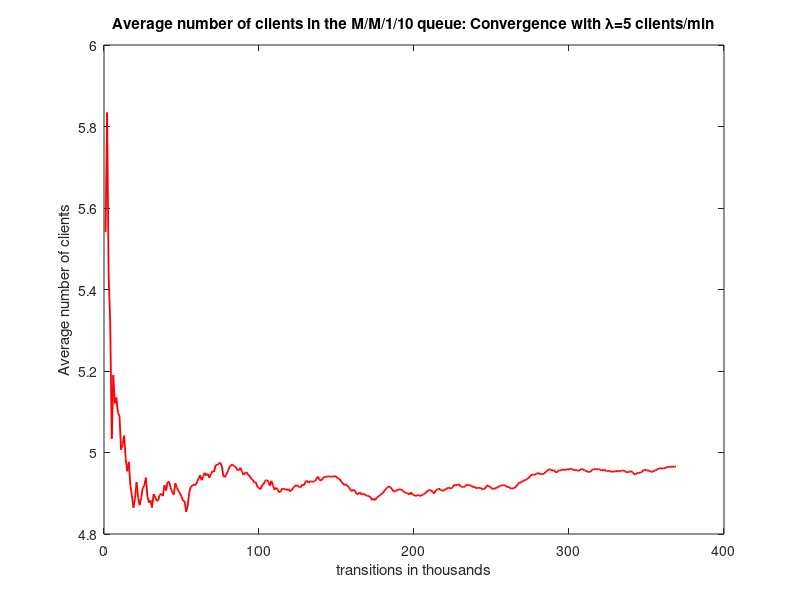
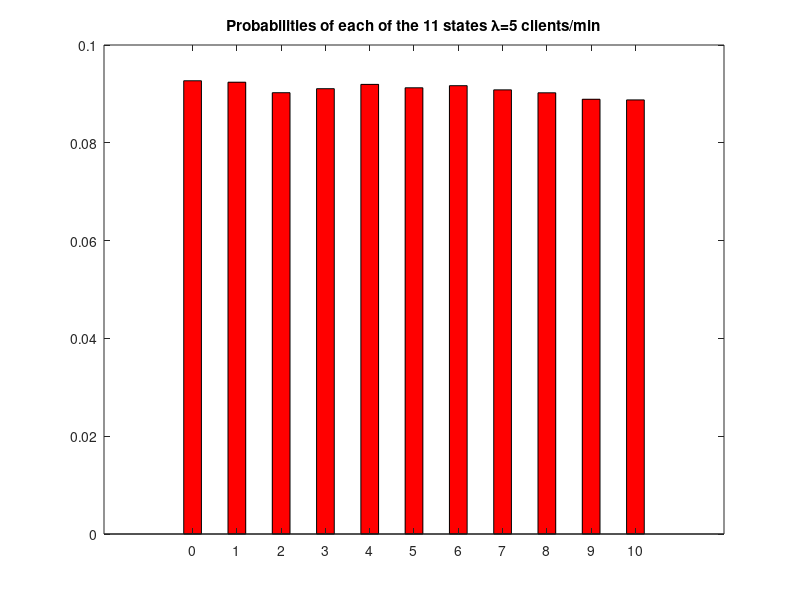

The MATLAB source for these figures, in order:
% M/M/1/10 simulation. We will find the probabilities of the first states.
% Note: Due to ergodicity, every state has a probability >0.

clc;
clear all;
close all;

total_arrivals = 0; % to measure the total number of arrivals
current_state = 0;  % holds the current state of the system
previous_mean_clients = 0; % will help in the convergence test
index = 0;

P = [0 0 0 0 0 0 0 0 0 0 0]; %Probabilities for each state
arrivals = [0 0 0 0 0 0 0 0 0 0 0]; % arrivals on each state
lambda = 5;
mu = 5;
threshold = lambda/(lambda + mu); % the threshold used to calculate probabilities

transitions = 0; % holds the transitions of the simulation in transitions steps

while transitions >= 0
  transitions = transitions + 1; % one more transitions step

  if mod(transitions,1000) == 0 % check for convergence every 1000 transitions steps
    index = index + 1;
    for i=1:1:length(arrivals)
        P(i) = arrivals(i)/total_arrivals; % calcuate the probability of every state in the system
    endfor

    mean_clients = 0; % calculate the mean number of clients in the system
    for i=1:1:length(arrivals)
       mean_clients = mean_clients + (i-1).*P(i);
    endfor

    to_plot(index) = mean_clients;

    if abs(mean_clients - previous_mean_clients) < 0.00001 || transitions > 1000000 % convergence test
      break;
    endif

    previous_mean_clients = mean_clients;

  endif

  random_number = rand(1); % generate a random number (Uniform distribution)
  if current_state == 0 || random_number < threshold % arrival
    if current_state <= 10
      total_arrivals = total_arrivals + 1;
      if transitions <= 30  % DEBUGGING
        display("Current state :");
        disp(current_state);
        display("Next transition");
        disp(transitions);
        display("and it is");
        display("ARRIVAL");
        display("Total arrivals in current state: ");
        disp(arrivals(current_state+1));
      endif %DEBUGGING
      arrivals(current_state+1) = arrivals(current_state+1)+1 ;
      if current_state < 10
        current_state = current_state + 1; % if we are not at maximum capacity accept
      endif                                %the new client and increase current state
    endif
  else % departure
    if current_state != 0 % no departure from an empty system
      if transitions <= 30  % DEBUGGING
        display("Current state = ");
        disp(current_state);
        display("Next transition");
        disp(transitions);
        display("and it is")
        display("DEPARTURE");
        display("Total arrivals in current state: ");
        disp(arrivals(current_state+1));
      endif %DEBUGGING
      current_state = current_state - 1;
    endif
  endif
endwhile

display("State probabilities:")
for i=1:1:length(arrivals)
  display(P(i));
endfor

P_blocking = P(11);
display("P{Blocking} = P{state = 10} = ");
disp(P_blocking);

display("The number of mean_clients when the simulation ends:");
disp(previous_mean_clients);
g = lambda*(1-P_blocking);
average_delay_time = mean_clients / g;
display("Average delay time =");
disp(average_delay_time);


figure(1);
plot(to_plot,"r","linewidth",1.3);
title("Average number of clients in the M/M/1/10 queue: Convergence with λ=5 clients/min");
xlabel("transitions in thousands");
ylabel("Average number of clients");

figure(2);
state = [0 1 2 3 4 5 6 7 8 9 10];
bar(state,P,'r',0.4);
title("Probabilities of each of the 11 states λ=5 clients/min");
